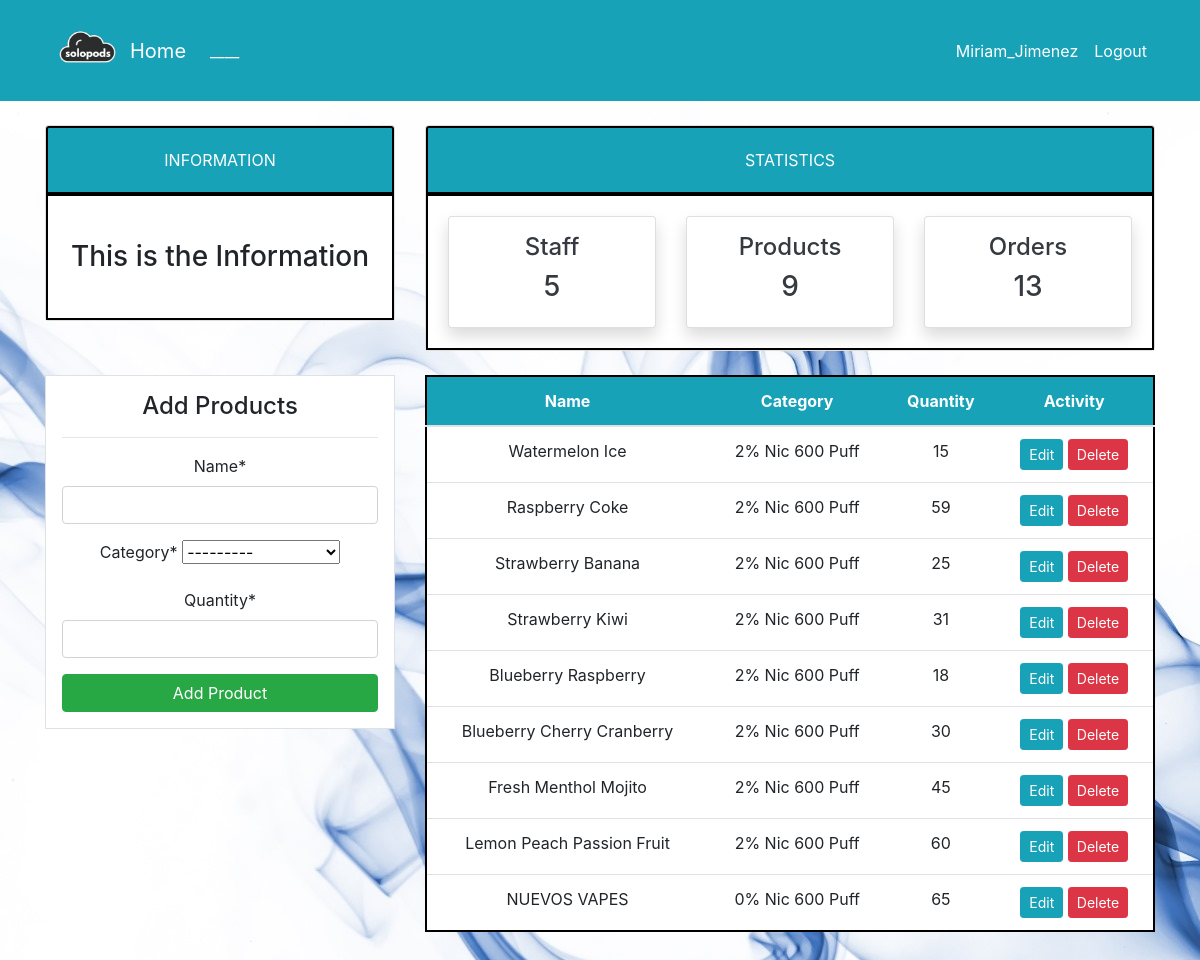
/product/ (signed in), run on the app's committed database.
### dashboard/models.py (models this page shows, shortened)
class Product(models.Model):
    name = models.CharField(max_length=100, null=True)
    category = models.CharField(max_length=20, choices=CATEGORY, null=True)
    quantity = models.PositiveIntegerField(null=True)
    iva_rate = models.DecimalField(max_digits=5, decimal_places=2, null=True)
    class Meta:
        verbose_name_plural = 'Product'

### dashboard/views.py (the view)
# urls.py: path('product/', views.product, name='dashboard-product'),
@login_required
def product(request):
    items = Product.objects.all() # Using ORM
    product_count = items.count()
    workers_count = User.objects.all().count()
    orders_count = Order.objects.all().count()
    if request.method == 'POST':
        form = ProductForm(request.POST)
        if form.is_valid():
            form.save()
            product_name = form.cleaned_data.get('name')
            messages.success(request, f'{product_name} has been added')
            return redirect('dashboard-product')
    else:
        form = ProductForm()
    context = {
        'items': items,
        'form': form,
        'workers_count': workers_count,
        'orders_count': orders_count,
        'product_count': product_count,
    }
    return render(request, 'dashboard/product.html', context)

### dashboard/forms.py
class ProductForm(forms.ModelForm):
    class Meta:
        model = Product
        fields = ['name', 'category', 'quantity']

### templates/dashboard/product.html (shortened to what this page needs)
{% extends 'partials/base.html' %}
{% load crispy_forms_tags %}
{% block content %}
{% include 'partials/topnav.html' %}
    <div class="container">
        <div class="row my-4">
            <div class="col-md-4">
                <div class="border bg-white p-3">
                    <h4>Add Products</h4>
                    <hr>
                    <form method="POST">
                        {{ form|crispy }}
                        <input class="btn btn-success btn-block" type="submit" value="Add Product">
                    </form>
                </div>
            </div>
            <div class="col-md-8">
                <table class="table bg-white">
                    <thead class="bg-info">
                        <tr class="text-white">
                            <th scope="col">Name</th>
                            <th scope="col">Category</th>
                            <th scope="col">Quantity</th>
                            <th scope="col">Activity</th>
                        </tr>
                    </thead>
                    <tbody>
                        {% for item in items %}
                        <tr>
                            <td>{{ item.name }}</td>
                            <td>{{ item.category }}</td>
                            <td>{{ item.quantity }}</td>
                            <td>
                                <a class="btn btn-info btn-sm" href="{% url 'dashboard-product-update' item.id %}">Edit</a>
                                <a class="btn btn-danger btn-sm" href="{% url 'dashboard-product-delete' item.id %}">Delete</a>
                            </td>
                        </tr>
                        {% endfor %}
                    </tbody>
                </table>
            </div>
        </div>
    </div>
{% endblock %}

### templates/partials/nav.html (shortened to what this page needs)
    <nav class="navbar navbar-expand-lg navbar-info bg-info">
        {% if user.is_authenticated %}
        <div class="container">
            <img src="../../media/background/4.png" width="85" height="85">
            <a class="navbar-brand text-white" href="{% url 'dashboard-index' %}">Home</a>
            <div class="collapse navbar-collapse" id="navbarSupportedContent">
                <ul class="navbar-nav mr-auto">
                    <li class="nav-item active">
                        <a class="nav-link text-white" href="{% url 'dashboard-index' %}"> ____ </a>
                    </li>
                </ul>
                <ul class="navbar-nav ml-auto">
                    <li class="nav-item active">
                        <a class="nav-link text-white" href="{% url 'user-profile' %}">{{ user.username }}</a>
                    </li>
                    <li class="nav-item">
                        <a class="nav-link text-white" href="{% url 'user-logout' %}">Logout</a>
                    </li>
                </ul>
                {% endif %}
            </div>
        </div>
    </nav>

### static/style.css (style rules this page uses)
body { background: rgb(255, 255, 255); background-image: url('./../media/background/2.jpeg'); }
.bg-white { text-align: center; border: 2px solid #000; padding: 20px; }

### data on the page
Product: name "Watermelon Ice", category "2% Nic 600 Puff", quantity "15"
Product: name "Raspberry Coke", category "2% Nic 600 Puff", quantity "59"
Product: name "Strawberry Banana", category "2% Nic 600 Puff", quantity "25"
Product: name "Strawberry Kiwi", category "2% Nic 600 Puff", quantity "31"
Product: name "Blueberry Raspberry", category "2% Nic 600 Puff", quantity "18"
Product: name "Blueberry Cherry Cranberry", category "2% Nic 600 Puff", quantity "30"
Product: name "Fresh Menthol Mojito", category "2% Nic 600 Puff", quantity "45"
Product: name "Lemon Peach Passion Fruit", category "2% Nic 600 Puff", quantity "60"
Product: name "NUEVOS VAPES", category "0% Nic 600 Puff", quantity "65"

### other printed values
{{ user.username }} "Miriam_Jimenez"
{{ workers_count }} "5"
{{ product_count }} "9"
{{ orders_count }} "13"
